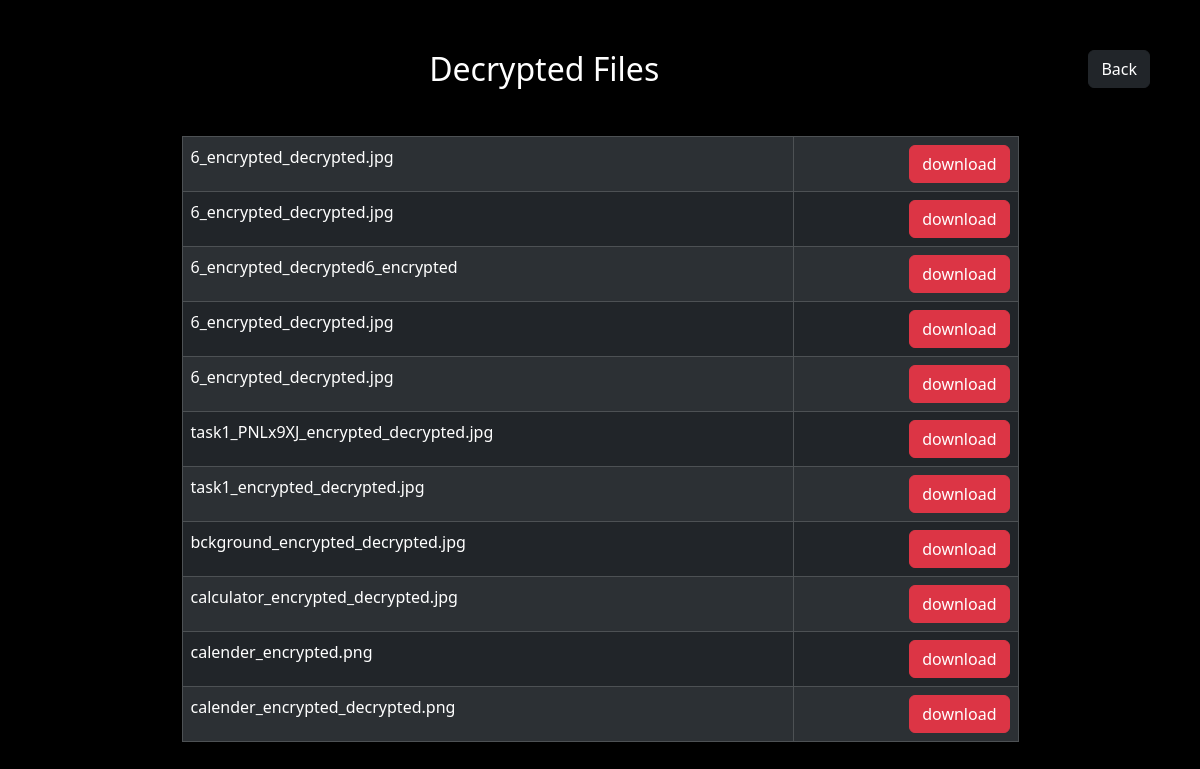
/select2/ (signed in), run on the app's committed database.
### app/models.py (models this page shows, shortened)
class DecryptionRequest(models.Model):
    algorithm_choices = [
        ('hashes.SHA256', 'hashes.SHA256'),
        ('RSA', 'RSA'),
        ('AES', 'AES'),
    ]
    user_id = models.ForeignKey(User, on_delete=models.CASCADE)
    uploaded_file = models.FileField()
    password = models.CharField(max_length=100)
    algorith = models.CharField(max_length=20, choices=algorithm_choices)
    date = models.DateField(auto_now_add=True, null=True)  # Store the algorithm used for encryption

### app/views.py (the view)
# urls.py: path('select2/', views.select2),
def select2(request):
    tem = request.session['uid']
    vpro = User.objects.get(id=tem)
    decrypted_files = DecryptionRequest.objects.filter(user_id=vpro)
    return render(request,'select2.html',{'decrypted_files': decrypted_files})

### template/select2.html (shortened to what this page needs)
<!DOCTYPE html>
<html lang="en">
    {% load static %}
<head>
    <link href="https://cdn.jsdelivr.net/npm/bootstrap@5.3.2/dist/css/bootstrap.min.css" rel="stylesheet">
</head>
<body>
  <a href="{% url 'userprofile' %}"><button class="btn btn-dark text-white float-end justify-content-around " style="margin-right: 50px;">Back</button></a>
    <div align="center" style="margin-top: 50px;">
      <h2 class="text-white">Decrypted Files</h2>
      <div class="container">
      <table class="table w-75 my-5 table-bordered table-striped table-hover table-dark">
        {% for decrypted_file in decrypted_files %}
        <tr>
          <td>{{ decrypted_file.uploaded_file }}</td>
          <td align="end"><a href="{{ decrypted_file.uploaded_file.url }}" download><button class="btn btn-danger ">download</button></a></td>
        </tr>
        {% endfor %}
    </table>
  </div>
    </div>
</body>
</html>

### template/select2.html (style rules this page uses)
body { background-color: black; }
tr { background-color: white; }
a { text-decoration: none; color: black; font-size: 18px; }
td { height: 35px; padding-left: 50px; }

### data on the page
DecryptionRequest: uploaded_file "6_encrypted_decrypted.jpg"
DecryptionRequest: uploaded_file "6_encrypted_decrypted.jpg"
DecryptionRequest: uploaded_file "6_encrypted_decrypted6_encrypted"
DecryptionRequest: uploaded_file "6_encrypted_decrypted.jpg"
DecryptionRequest: uploaded_file "6_encrypted_decrypted.jpg"
DecryptionRequest: uploaded_file "task1_PNLx9XJ_encrypted_decrypted.jpg"
DecryptionRequest: uploaded_file "task1_encrypted_decrypted.jpg"
DecryptionRequest: uploaded_file "bckground_encrypted_decrypted.jpg"
DecryptionRequest: uploaded_file "calculator_encrypted_decrypted.jpg"
DecryptionRequest: uploaded_file "calender_encrypted.png"
DecryptionRequest: uploaded_file "calender_encrypted_decrypted.png"
